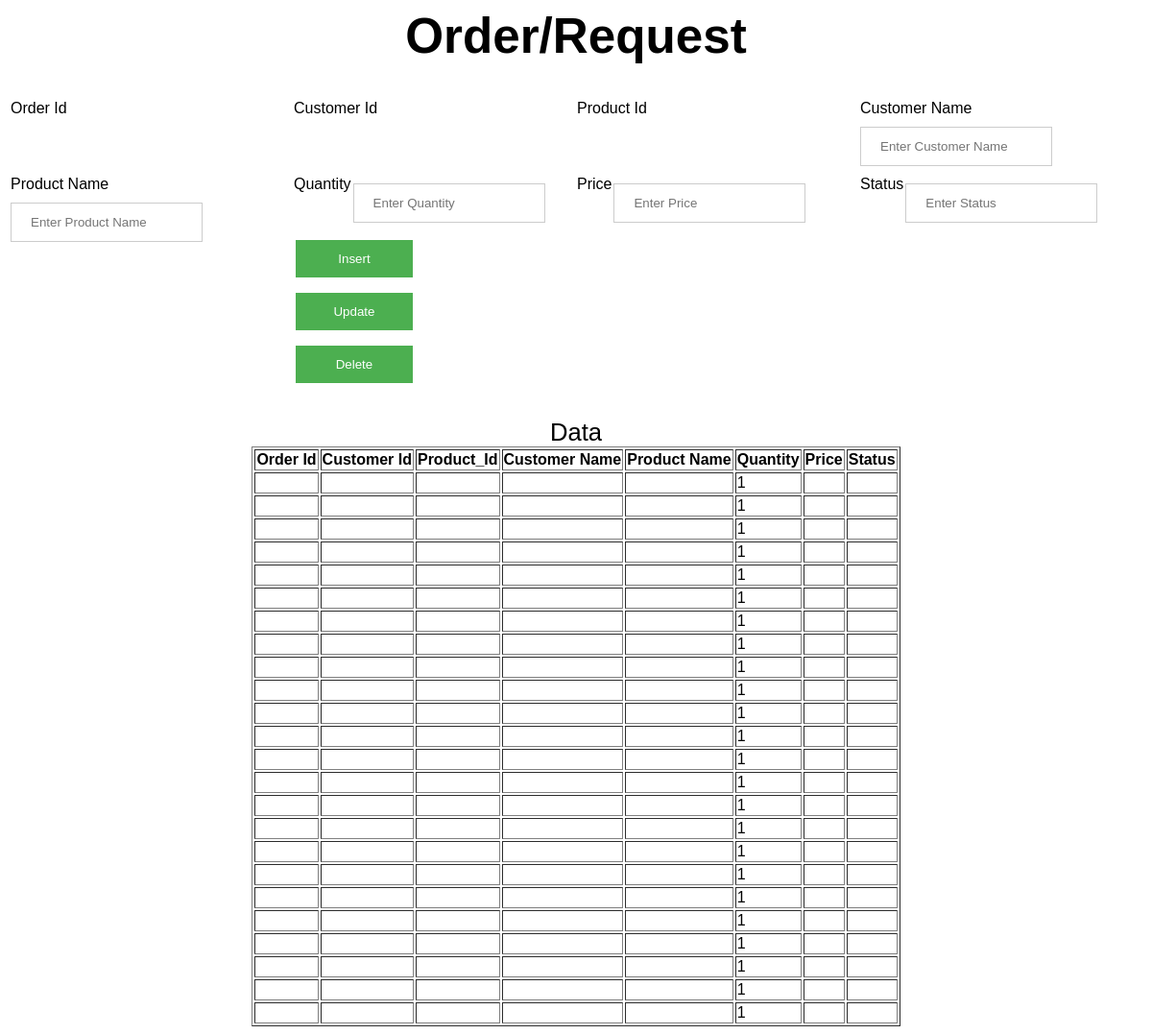
Screenshot of /orderrequest.php with the database file from the repository.
### tables this page shows
CREATE TABLE `order_details` (
  `product` varchar(50) NOT NULL,
  `customer` varchar(50) NOT NULL,
  `quantity` int(10) NOT NULL,
  `amount` float NOT NULL,
  `order_id` int(10) NOT NULL
);

### orderrequest.php (the view, shortened to what this page needs)
<html>
    <head>
    </head>
    <body>
    <center>
        <h1> Order/Request </h1>
        <form id="form1" name='order' action="orderdetails.php" method="post">
            <table name='table_form'>
                <tr class="col1">
                    <td class="col2">Order Id </td> <td class="col2"> <input type="hidden" style="width:200px" placeholder="Enter Order Id" name="o_id" id="o_id" > </td>
                </tr>
                <tr class="col1">
                    <td class="col2">Customer Id </td> <td class="col2"> <input type="hidden" style="width:200px" placeholder="Enter Customer Id" name="customer_id" id="customer_id"> </td>
                </tr>
                <tr class="col1">
                    <td class="col2">Product Id </td> <td class="col2"> <input type="hidden" style="width:200px" placeholder="Enter Product Id" name="product_id" id="product_id"> </td>
                </tr>
                <tr class="col1">
                    <td class="col2">Customer Name </td> <td class="col2"> <input type="text" style="width:200px" placeholder="Enter Customer Name" name="customer_name" id="customer_name"> </td>
                </tr>
                <tr class="col1">
                    <td class="col2">Product Name </td> <td class="col2"> <input type="text"style="width:200px" placeholder="Enter Product Name" name="product_name" id="product_name"> </td>
                </tr>
                <tr class="col1">
                    <td class="col2">Quantity </td> <td class="col2"><input type="number" style="width:200px" placeholder="Enter Quantity" name="quantity" id="quantity"> </td>
                </tr>
		<tr class="col1">
                    <td class="col2">Price </td> <td class="col2"> <input type="number" style="width:200px" placeholder="Enter Price" name="price" id="price"> </td>
                </tr>
                <tr class="col1">
                    <td class="col2">Status </td> <td class="col2"> <input type="text" style="width:200px" placeholder="Enter Status" name="status" id="status"> </td> </td>
                </tr>
                <tr class="col1">
                    <td class="col2"> </td> <td class="col2"> <button type="submit" id="Insert" name="Insert" onclick="return validation()">Insert</button> <button type="submit" id="Update" name="Update" onclick="return validation()">Update</button> <button type="submit" id="Delete" name="Delete">Delete</button> </td>
                </tr>
            </table>
        </form>
        <?php
            $servername = "localhost";
            $username = "root";
            $password = "";
            $dbname = "miniproject";
            $conn = mysqli_connect($servername, $username, $password, $dbname);
            echo "Data";
            $sql = "SELECT * from order_details";
            $result = $conn->query($sql);
            if ($result->num_rows > 0) {
                echo "<table id='table_form' border=1>";
                echo "<tr>";
                echo "<th>"; echo "Order Id"; echo "</th>";
                echo "<th>"; echo "Customer Id"; echo "</th>";
                echo "<th>"; echo "Product_Id"; echo "</th>";
                echo "<th>"; echo "Customer Name"; echo "</th>";
                echo "<th>"; echo "Product Name"; echo "</th>";
                echo "<th>"; echo "Quantity"; echo "</th>";
                echo "<th>"; echo "Price"; echo "</th>";
                echo "<th>"; echo "Status"; echo "</th>";
                echo "</tr>";
                while($row = $result->fetch_assoc()) {
                    echo "<td>" . $row["o_id"] . "</td>";
                    echo "<td>" . $row["c_id"] . "</td>";
                    echo "<td>" . $row["p_id"] . "</td>";
                    echo "<td>" . $row["customer_name"] . "</td>";
                    echo "<td>" . $row["product_name"] . "</td>";
                    echo "<td>" . $row["quantity"] . "</td>";
                    echo "<td>" . $row["price"] . "</td>";
                    echo "<td>" . $row["status"] . "</td>";
                }
                echo "</table>";
            } else {
                echo "0 results";
            }
        ?>
    </center>
    </body>
</html>

### orderrequest.php (style rules this page uses)
body { font-family: Arial, Helvetica, sans-serif; }
input[type=text], input[type=number] { width: 100%; padding: 12px 20px; margin: 8px 0; display: inline-block; border: 1px solid #ccc; box-sizing: border-box; }
button { background-color: #4CAF50; color: white; padding: 12px 20px; margin: 8px 0; border: none; cursor: pointer; width: 50%; }
@media screen and (min-width:900px) { body { font-size:1.6rem; } }
.col1 { float:left; width:25% }
.col2 { float:left; }

### rows the page displays
order_details: quantity "1"
order_details: quantity "1"
order_details: quantity "1"
order_details: quantity "1"
order_details: quantity "1"
order_details: quantity "1"
order_details: quantity "1"
order_details: quantity "1"
order_details: quantity "1"
order_details: quantity "1"
order_details: quantity "1"
order_details: quantity "1"
order_details: quantity "1"
order_details: quantity "1"
order_details: quantity "1"
order_details: quantity "1"
order_details: quantity "1"
order_details: quantity "1"
order_details: quantity "1"
order_details: quantity "1"
order_details: quantity "1"
order_details: quantity "1"
order_details: quantity "1"
order_details: quantity "1"
